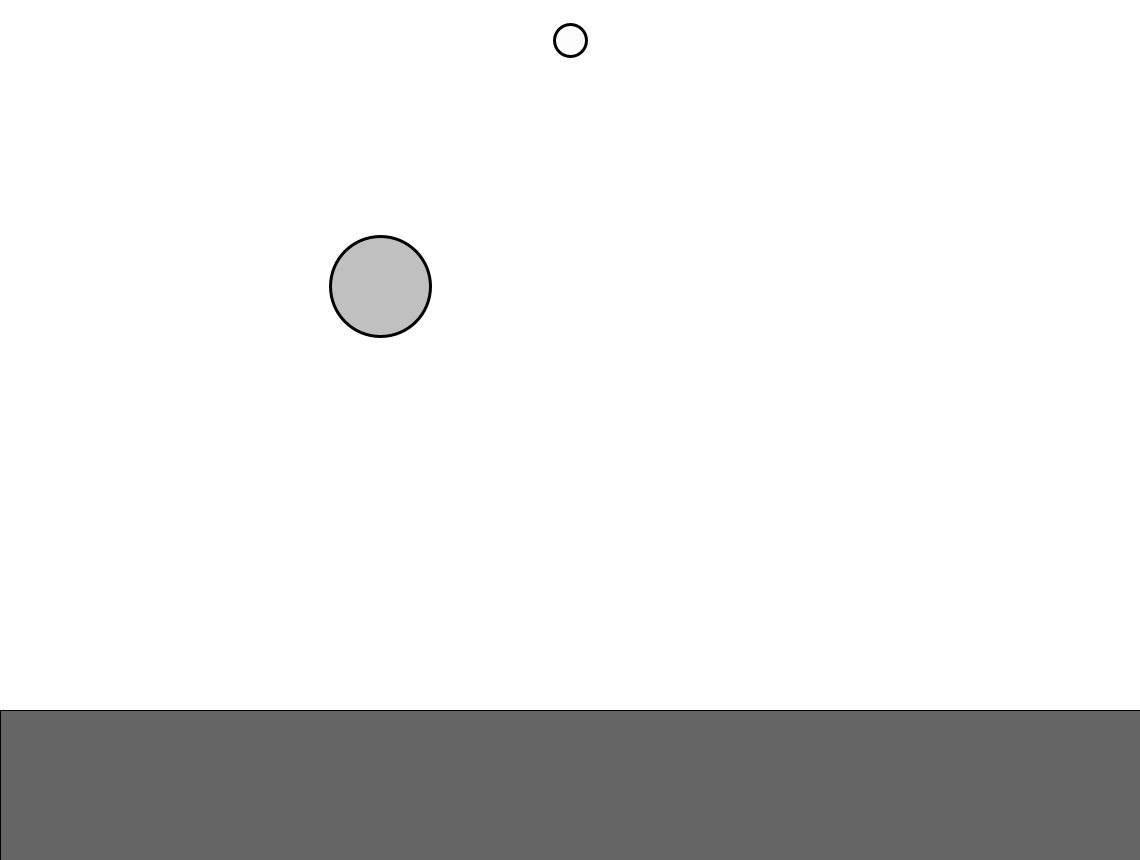
Frame 1 (no input)
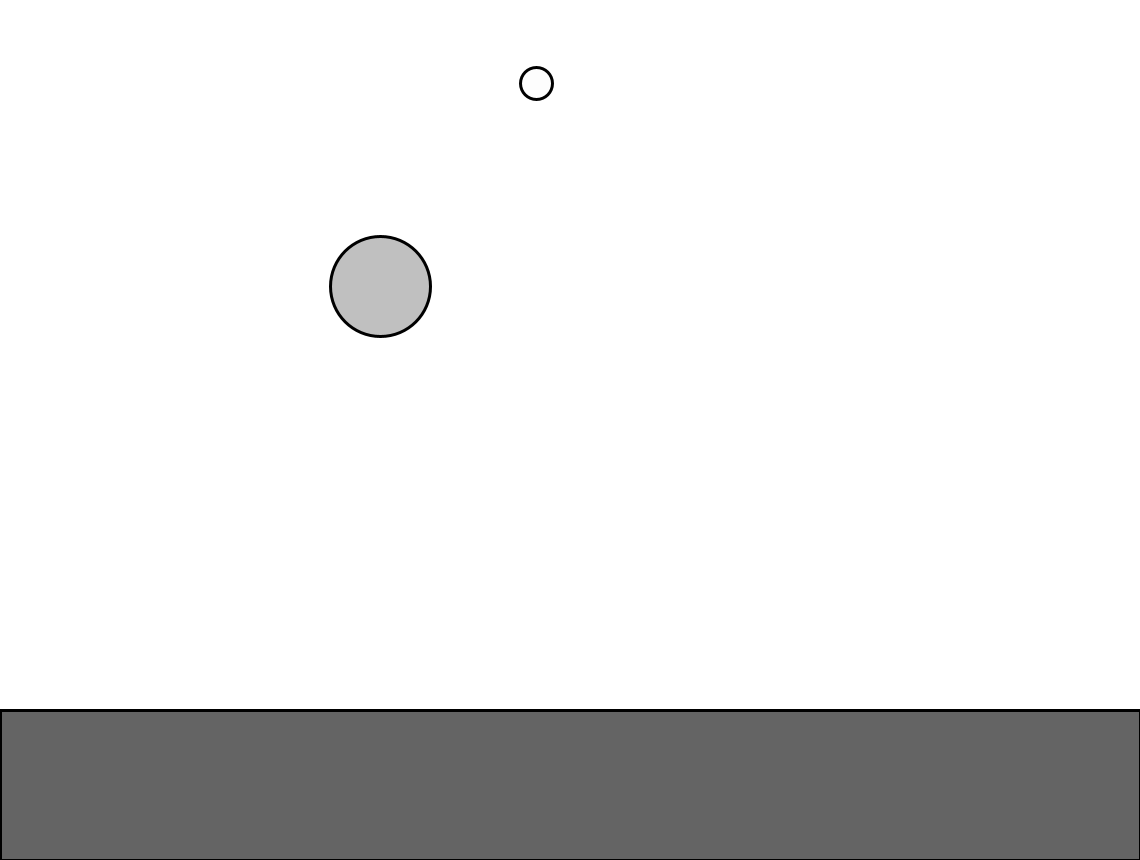
Frame 60 (the mouse pressed at the canvas centre just before this capture)
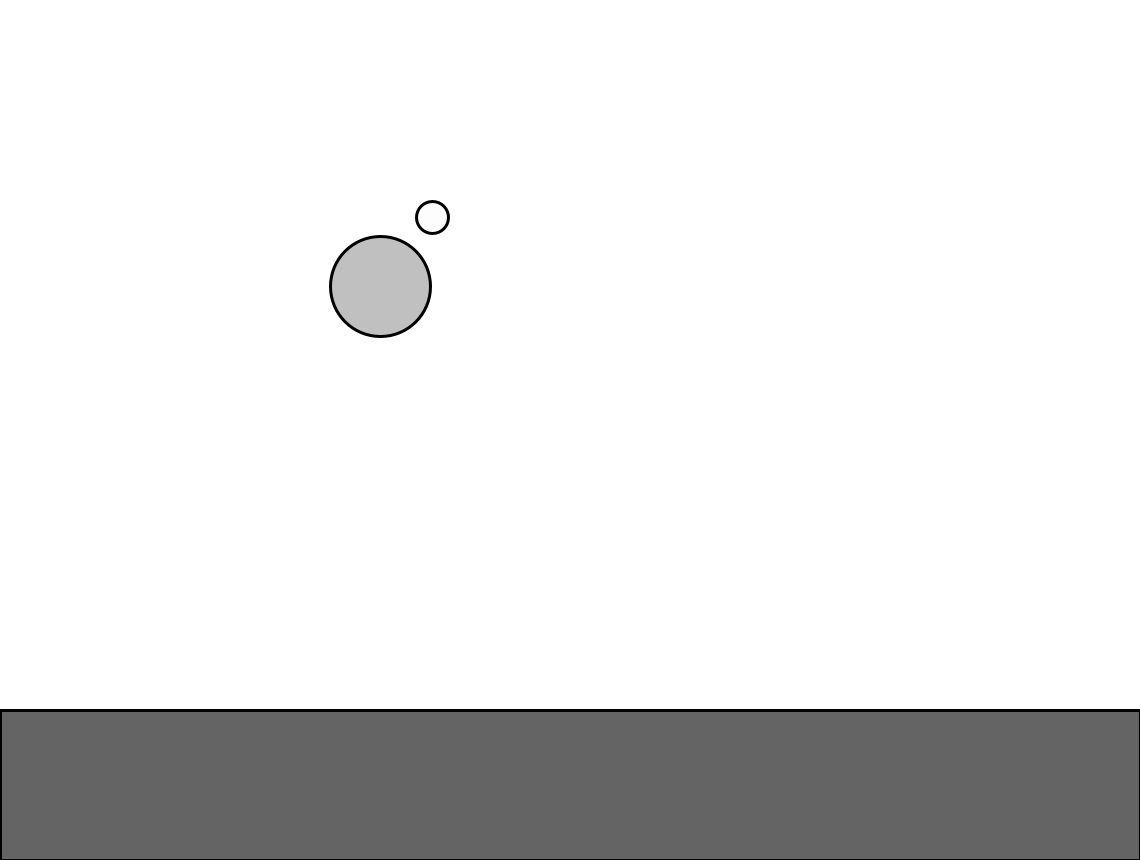
Frame 120 (the mouse held since frame 60 and released just before this capture)

The Processing sketch that drew these frames (run headless with seeded random() and noise(); from frame 60 on, the mouse is pressed at the canvas centre):

// Processing sketch: Force_2
// ── Force_2.pde
//  Fluid Resistance
//  Frction
//  graviational attraction


Liquid liq;
Mover m1; 
Mover m2; 
Attractor a;

void setup(){
   size(1140,860);
   m1 = new Mover(5);
   m2 = new Mover(2);
   liq = new Liquid(150, 0.3);
   a= new Attractor(50);
}
void draw(){
  background(255);
  liq.display();
  
  PVector g = new PVector(0,9.8);
  PVector w = new PVector(1,0);
  
  float c=0.47;
  PVector wN = new PVector(-1,1);
 

  if (mousePressed && (mouseButton == RIGHT)) {
    m1.applyForce(w);
    m2.applyForce(w);


  } else if (mousePressed && (mouseButton == LEFT)) {
    m1.applyForce(wN);
    m2.applyForce(wN);
  }
  
 // Liquid checking 
 if(isInsideLiq(liq,m1)){
   m1.drag(liq);
 }
 if(isInsideLiq(liq,m2)){
    m2.drag(liq);
 }
  
  // apply friction 
  PVector friction = m1.vel.get();
 
  friction.mult(-1);
  friction.normalize();
  friction.mult(c);
  m1.applyForce(friction);
  
  //m1.applyForce(g);
  //m1.display();
  m1.update();
  m1.edge();
  
  
    PVector fric2 = m2.vel.get();
 
  fric2.mult(-1);
  fric2.normalize();
  fric2.mult(c);
  m1.applyForce(fric2);
  //m2.applyForce(g);
  m2.display();
  m2.update();
  m2.edge();  
  
  
  // attractor
  a.display();
  
  PVector f1 =  a.attract(m1);
  m1.applyForce(f1);
  PVector f2 =  a.attract(m2);
  m2.applyForce(f2);
}

Boolean isInsideLiq(Liquid liq, Mover m){
  if(m.pos.y>= height-liq.y){
    return true;
  }else{
    return false; 
  }
}

// ── Attractor.pde
class Attractor{
  float mass;
  PVector pos;
  float G;
  Attractor(float m){
    this.mass=m;
    this.pos=new PVector(width/3,height/3);
    this.G = 0.4;
  }
  
  PVector attract(Mover m){
    
 PVector force = PVector.sub(pos,m.pos);
    float distance = force.mag();

    distance = constrain(distance,5.0,25.0);
    force.normalize();
    float strength = (G * mass * m.mass) / (distance * distance);
    force.mult(strength);
    return force;
  }
  void display(){
      stroke(0);
      fill(175,200);
      ellipse(pos.x, pos.y,mass*2, mass*2);
  }

}

// ── Liquid.pde
class Liquid{

  float y;
  float c;
  
  Liquid(float y, float c){
    this.y=y;
    this.c=c;

  }
  
  void display(){
    fill(100);
    rect(0,height-y,width,y);
  }

}

// ── Mover.pde
class Mover{
  PVector pos; 
  PVector vel;
  PVector accel; 
  
  float topspeed;
  float rad;
  float mass;
  Mover(float m){
    pos = new PVector(width/2,40);
    vel = new PVector(0,0);
    accel = new PVector(0,0);
    topspeed = 4;
    rad= 40;
    mass=m;
  }
  
  void display(){
    stroke(0);
    strokeWeight(3);
    fill(mass,mass);
    ellipse(pos.x, pos.y,mass*16, mass*16);
  }
  
  void update(){    
    vel.add(accel);
    pos.add(vel);
    accel.mult(0);

  }
  void drag(Liquid l){
  float v= vel.mag();
  
  float dragMang = l.c*v*v;
  PVector drag = vel.get();
  
  drag.mult(-1);
  drag.normalize();
  
  drag.mult(dragMang);
  
  applyForce(drag);
  
  
  }
  void applyForce(PVector force){
   PVector f = force.get();
   f.div(mass);
    accel.add(f);
  }
  
  void edge(){
       if (pos.x > width) {
      pos.x = width;
      vel.x *= -1;
    } else if (pos.x < 0) {
      vel.x *= -1;
      pos.x = 0;
    }

    if (pos.y > height) {
      vel.y *= -1;
      pos.y = height;
    }
  }
}
